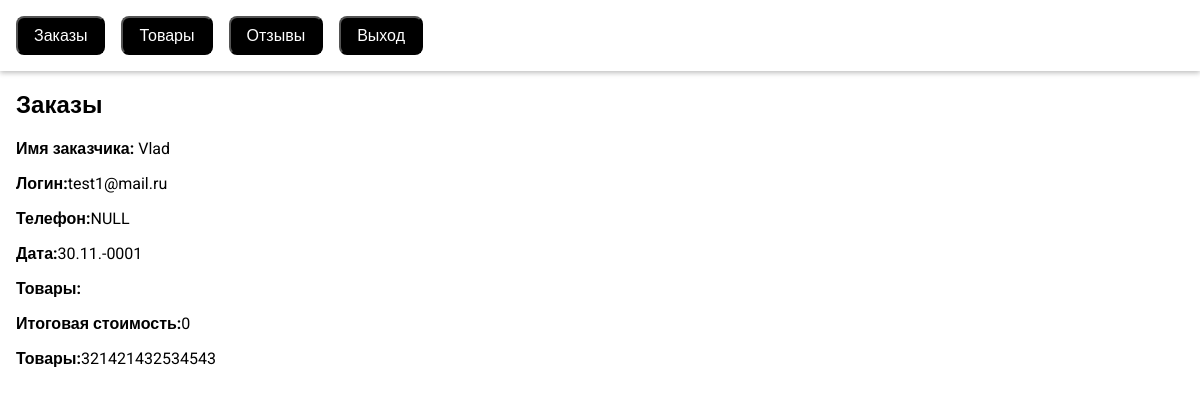
The app's page /shop-main/admin.php (signed in) with its own data.
### tables this page shows
CREATE TABLE `orders` (
  `Id` int(11) NOT NULL,
  `User_id` int(11) NOT NULL,
  `Date` date NOT NULL,
  `Content` text NOT NULL,
  `Comment` text NOT NULL
);

CREATE TABLE `users` (
  `Id` int(11) NOT NULL,
  `Name` text NOT NULL,
  `Login` text NOT NULL,
  `Password` text NOT NULL,
  `Phone` text DEFAULT NULL
);

### shop-main/api/Admin_db.php (called while the page is built, shortened)
<?php
class Admin_db{
    public $link;
    public function __construct(){
        $this->link = new mysqli("localhost", "root", "", "pract_shop");
    }
    public function get_orders(){
        $result = $this->link->query(
            "SELECT `o`.`Date`, `o`.`Comment`, `o`.`Content`, `u`.`Name`, `u`.`Login`, `u`.`Phone` FROM `orders` `o`
            LEFT JOIN `users` `u` ON `o`.`User_Id` = `u`.`Id` ORDER BY `o`.`Id` DESC"
        );
        if ($result && $result->num_rows){
            $result = $result->fetch_all(MYSQLI_ASSOC);
            return array_map(function($order) {
                $order["Content"] = json_decode($order["Content"], true);
                $order["Goods"] = [];
                $order["Total_price"] = 0;
                foreach ($order["Content"] as $key => $item){
                    $good = $this->link->query("SELECT * FROM `goods` WHERE `Id` = $key")->fetch_assoc();
                    $good["Count"] = $item;
                    $order["Goods"][] = $good;
                    $order["Total_price"] += $item * $good["Price"];
                }
                return $order;
            }, $result);
        }
        return[];
    }
}

### shop-main/admin.php (the view, shortened to what this page needs)
<?php
    $admin = isset($_SESSION["admin"]);
    $db = new Admin_db();
    $orders = $db->get_orders();
?>
<!DOCTYPE html>
<html lang="en">
<head>
    <link rel="stylesheet" href="assets/css/common.css">
    <link rel="stylesheet" href="assets/css/admin.css">
</head>
<body>
<?php if (!$admin): ?>
    <div class="login">
        <form id="login_form" action="ajax/login_admin.php" method="post">
            <div>
                <label for="login">Логин</label>
                <input name="login" id="login" type="text">
                <label for="password">Пароль</label>
                <input name="password" id="password" type="password">
            </div>
            <button>Войти</button>
        </form>
    </div>
<?php else: ?>
    <header>
        <nav>
            <div>
                <button class="switch_tab" data-id="1">Заказы</button>
            </div>
            <div>
                <button class="switch_tab" data-id="2">Товары</button>
            </div>
            <div>
                <button class="switch_tab" data-id="3">Отзывы</button>
            </div>
            <div>
                <a href="ajax/logout.php">
                    <button>Выход</button>
                </a>
            </div>
        </nav>
    </header>
    <main>
        <div class="tab" style="display: block;" id="orders" data-id="1">
            <h2>Заказы</h2>
        <?php foreach ($orders as $order): ?>
            <div class="order">
                <p><strong>Имя заказчика:</strong> <?= $order["Name"] ?></p>
                <p><strong>Логин:</strong><?= $order["Login"] ?></p>
                <p><strong>Телефон:</strong><?= $order["Phone"] ?></p>
                <p><strong>Дата:</strong><?= DateTime::createFromFormat("Y-m-d", $order["Date"])->format("d.m.Y") ?></p>
                <p><strong>Товары:</strong></p>
                <p><strong>Итоговая стоимость:</strong><?= $order["Total_price"] ?></p>
                <p><strong>Товары:</strong><?= $order["Comment"] ?></p>
            </div>
        <?php endforeach; ?>
        </div>
    </main>
<?php endif; ?>
</body>
</html>

### shop-main/assets/css/common.css (style rules this page uses)
html, body { margin: 0; padding: 0; width: 100%; min-height: 100vh; }
body * { font-family: Roboto, sans-serif; }
button { cursor: pointer; background: #000; color: #fff; padding: .5rem 1rem; font-size: 1rem; border-radius: .5rem; transition: background .5s; }
header { display: flex; align-items: center; position: sticky; top: 0; background: #fff; box-shadow: 0 2px 5px rgb(0 0 0/ .25); z-index: 2; }
a { text-decoration: none; color: initial; transition: all .5s; }

### shop-main/assets/css/admin.css (style rules this page uses)
nav { display: flex; gap: 1rem; padding: 1rem; }
.tab { display: none; padding: 0 1rem; }

### records on screen
orders: User.Name "Vlad", User.Login "test1@mail.ru", User.Phone "NULL", Date "30.11.-0001", Total_price "0", Comment "321421432534543"
